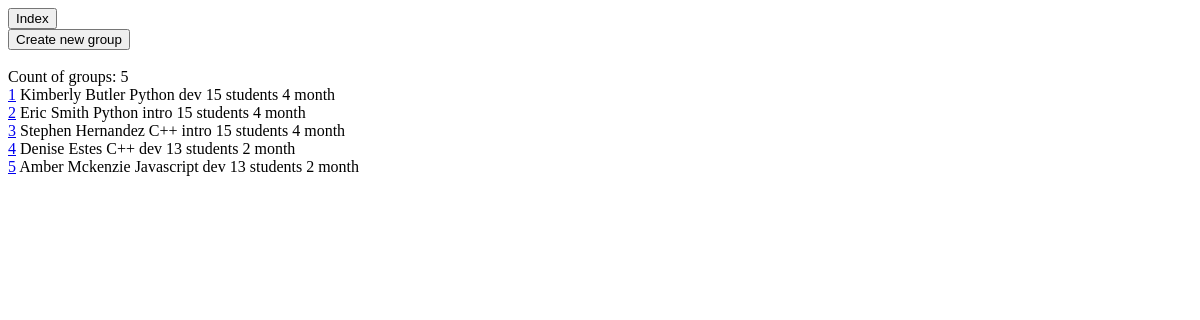
The app's page /groups/list/, older data.
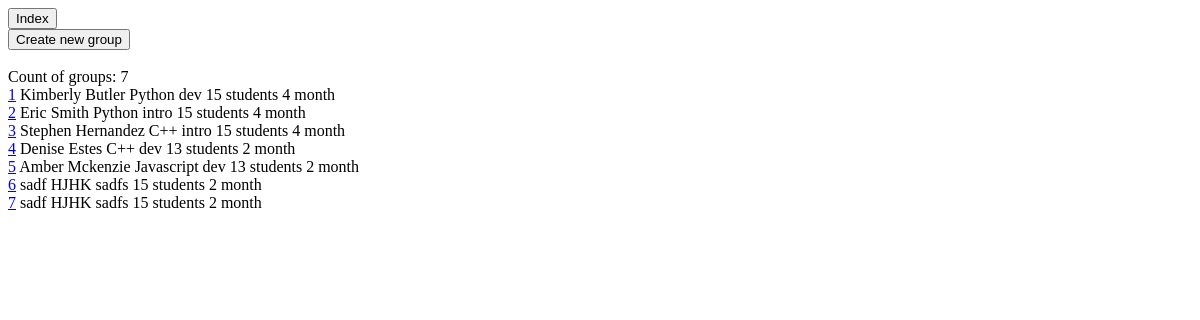
The same page, newer data.
### group/models.py (models this page shows, shortened)
class Group(models.Model):
    teacher = models.CharField(max_length=64)
    specification = models.CharField(max_length=64)
    count_of_students = models.PositiveSmallIntegerField()
    length_of_course = models.PositiveSmallIntegerField()
    def info(self) -> str:
        return f'{self.teacher} {self.specification} {self.count_of_students} students \
        {self.length_of_course} month'

### group/views.py (the view)
# urls.py: path('list/', views.show_groups, name='list'),
def show_groups(request):
    groups = Group.objects.all()
    count = groups.count()
    return render(request, 'groups-list.html', context={'groups': groups,
                                                        'count': count})

### templates/groups-list.html (shortened to what this page needs)
<!DOCTYPE html>
<html lang="en">
<head>
</head>
<body>
<a href="{% url 'index' %}"><input type="button" value="Index"/></a><br>
<a href="{% url 'groups:create' %}"><input type="button" value="Create new group"/></a><br><br>
Count of groups: {{ count }}<br>
{% for group in groups %}
    <a href="{% url 'groups:edit' pk=group.id %}">{{ group.id }}</a>
    {{ group.info }}<br>
{% endfor %}
</body>
</html>

Row changes from the older to the newer data that the page shows:
added Group: id "6", info "sadf HJHK sadfs 15 students 2 month"
added Group: id "7", info "sadf HJHK sadfs 15 students 2 month"
Text that changed along with them:
{{ count }}: "5" → "7"
